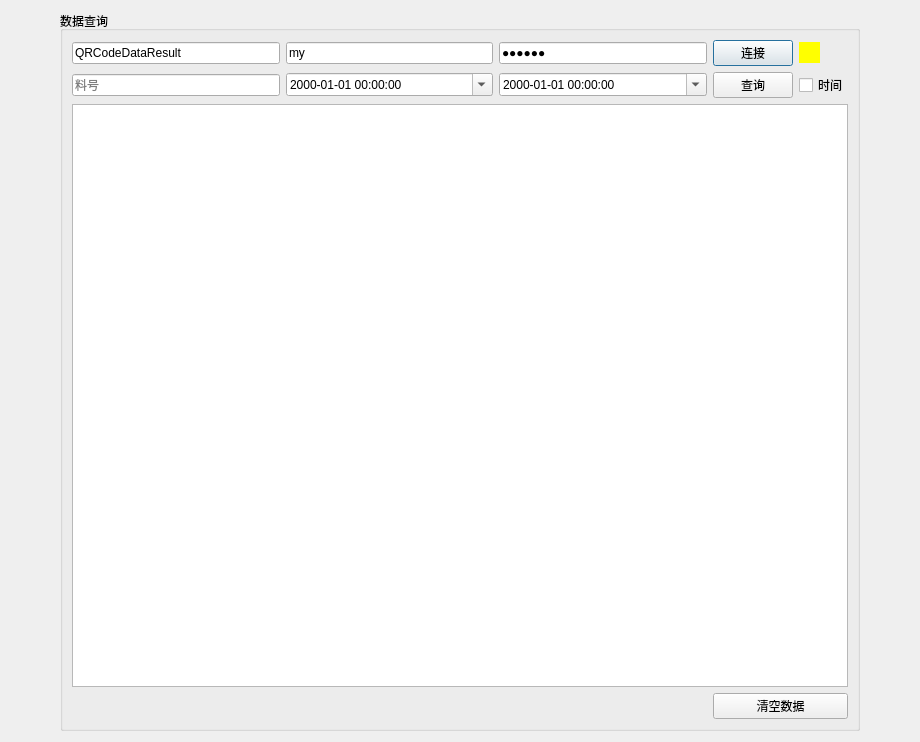
<?xml version="1.0" encoding="UTF-8"?>
<ui version="4.0">
 <class>DataManager</class>
 <widget class="QDialog" name="DataManager">
  <property name="geometry">
   <rect>
    <x>0</x>
    <y>0</y>
    <width>920</width>
    <height>742</height>
   </rect>
  </property>
  <property name="windowTitle">
   <string>数据管理</string>
  </property>
  <property name="windowIcon">
   <iconset resource="CMainWindow.qrc">
    <normaloff>:/CMainWindow/Resources/data.png</normaloff>:/CMainWindow/Resources/data.png</iconset>
  </property>
  <layout class="QGridLayout" name="gridLayout_3">
   <item row="0" column="0">
    <widget class="QGroupBox" name="groupBox">
     <property name="enabled">
      <bool>true</bool>
     </property>
     <property name="maximumSize">
      <size>
       <width>800</width>
       <height>16777215</height>
      </size>
     </property>
     <property name="title">
      <string>数据查询</string>
     </property>
     <layout class="QGridLayout" name="gridLayout">
      <item row="0" column="0">
       <widget class="QLineEdit" name="lineEdit_DBName">
        <property name="text">
         <string>QRCodeDataResult</string>
        </property>
        <property name="placeholderText">
         <string>数据库名称</string>
        </property>
       </widget>
      </item>
      <item row="0" column="1">
       <widget class="QLineEdit" name="lineEdit_UserName">
        <property name="text">
         <string>my</string>
        </property>
        <property name="placeholderText">
         <string>用户名</string>
        </property>
       </widget>
      </item>
      <item row="0" column="2">
       <widget class="QLineEdit" name="lineEdit_Password">
        <property name="text">
         <string>123456</string>
        </property>
        <property name="echoMode">
         <enum>QLineEdit::Password</enum>
        </property>
        <property name="placeholderText">
         <string>密码</string>
        </property>
       </widget>
      </item>
      <item row="0" column="3">
       <widget class="QPushButton" name="pushButton_ConnectDB">
        <property name="text">
         <string>连接</string>
        </property>
       </widget>
      </item>
      <item row="0" column="4">
       <widget class="QLabel" name="label_DBStatus">
        <property name="minimumSize">
         <size>
          <width>21</width>
          <height>21</height>
         </size>
        </property>
        <property name="maximumSize">
         <size>
          <width>21</width>
          <height>21</height>
         </size>
        </property>
        <property name="styleSheet">
         <string notr="true">background-color: rgb(255, 255, 0);</string>
        </property>
        <property name="text">
         <string/>
        </property>
       </widget>
      </item>
      <item row="1" column="0">
       <widget class="QLineEdit" name="lineEdit_Code">
        <property name="placeholderText">
         <string>料号</string>
        </property>
       </widget>
      </item>
      <item row="1" column="1">
       <widget class="QDateEdit" name="dateEdit_StartDate">
        <property name="displayFormat">
         <string>yyyy-MM-dd hh:mm:ss</string>
        </property>
        <property name="calendarPopup">
         <bool>true</bool>
        </property>
       </widget>
      </item>
      <item row="1" column="2">
       <widget class="QDateEdit" name="dateEdit_EndDate">
        <property name="displayFormat">
         <string>yyyy-MM-dd hh:mm:ss</string>
        </property>
        <property name="calendarPopup">
         <bool>true</bool>
        </property>
       </widget>
      </item>
      <item row="1" column="3">
       <widget class="QPushButton" name="pushButton_Query">
        <property name="text">
         <string>查询</string>
        </property>
       </widget>
      </item>
      <item row="1" column="4">
       <widget class="QCheckBox" name="checkBox_Date">
        <property name="text">
         <string>时间</string>
        </property>
       </widget>
      </item>
      <item row="2" column="0" colspan="5">
       <widget class="QTableWidget" name="tableWidget"/>
      </item>
      <item row="3" column="3" colspan="2">
       <widget class="QPushButton" name="pushButton_clear">
        <property name="text">
         <string>清空数据</string>
        </property>
       </widget>
      </item>
     </layout>
    </widget>
   </item>
  </layout>
 </widget>
 <resources>
  <include location="CMainWindow.qrc"/>
 </resources>
 <connections>
  <connection>
   <sender>pushButton_ConnectDB</sender>
   <signal>clicked()</signal>
   <receiver>DataManager</receiver>
   <slot>ConnectToDB()</slot>
   <hints>
    <hint type="sourcelabel">
     <x>796</x>
     <y>53</y>
    </hint>
    <hint type="destinationlabel">
     <x>696</x>
     <y>7</y>
    </hint>
   </hints>
  </connection>
  <connection>
   <sender>pushButton_Query</sender>
   <signal>clicked()</signal>
   <receiver>DataManager</receiver>
   <slot>QueryData()</slot>
   <hints>
    <hint type="sourcelabel">
     <x>796</x>
     <y>82</y>
    </hint>
    <hint type="destinationlabel">
     <x>484</x>
     <y>7</y>
    </hint>
   </hints>
  </connection>
  <connection>
   <sender>checkBox_Date</sender>
   <signal>clicked(bool)</signal>
   <receiver>DataManager</receiver>
   <slot>SetDateEnabled(bool)</slot>
   <hints>
    <hint type="sourcelabel">
     <x>849</x>
     <y>78</y>
    </hint>
    <hint type="destinationlabel">
     <x>358</x>
     <y>5</y>
    </hint>
   </hints>
  </connection>
  <connection>
   <sender>tableWidget</sender>
   <signal>clicked(QModelIndex)</signal>
   <receiver>DataManager</receiver>
   <slot>ClickedOnTableWidget(QModelIndex)</slot>
   <hints>
    <hint type="sourcelabel">
     <x>382</x>
     <y>558</y>
    </hint>
    <hint type="destinationlabel">
     <x>2</x>
     <y>693</y>
    </hint>
   </hints>
  </connection>
  <connection>
   <sender>pushButton_clear</sender>
   <signal>clicked()</signal>
   <receiver>DataManager</receiver>
   <slot>ClearData()</slot>
   <hints>
    <hint type="sourcelabel">
     <x>777</x>
     <y>710</y>
    </hint>
    <hint type="destinationlabel">
     <x>459</x>
     <y>370</y>
    </hint>
   </hints>
  </connection>
 </connections>
 <slots>
  <slot>ConnectToDB()</slot>
  <slot>QueryData()</slot>
  <slot>SetDateEnabled(bool)</slot>
  <slot>ClickedOnTableWidget(QModelIndex)</slot>
  <slot>ClearData()</slot>
 </slots>
</ui>
